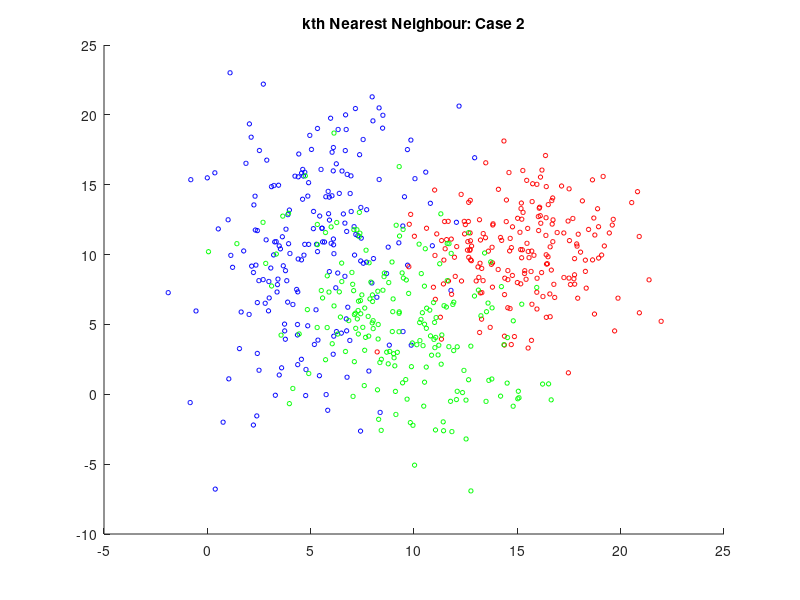

MATLAB code to generate this figure: (Note: this script raises an error after producing the figure.)
clear all;
close all;

MU1 = [5 10];
SIGMA1 = [8 4; 4 40];
MU2 = [15 10];
SIGMA2 = [8 0; 0 8];
MU3 = [10 5];
SIGMA3 = [10 -5; -5 20];
X1 = mvnrnd(MU1,SIGMA1,200);
X2 = mvnrnd(MU2,SIGMA2,200);
X3 = mvnrnd(MU3, SIGMA3, 200);

SIGMA1 = cov(X1);
SIGMA2 = cov(X2);
SIGMA3 = cov(X3);

range1 = [-5:0.1:20]
range2 = [-5:0.1:20]

figure;
title('kth Nearest Neighbour: Case 2');
hold on;

scatter(X1(:,1), X1(:,2), 10, 'b');
scatter(X2(:,1), X2(:,2), 10, 'r');
scatter(X3(:,1), X3(:,2), 10, 'g');

[c_vectors, c_values] = eigs(SIGMA1);
[d_vectors, d_values] = eigs(SIGMA2);
[e_vectors, e_values] = eigs(SIGMA3);

kNN_1 = kNN_FS(range1, range2, 1, X1, X2, X3);
kNN_5 = kNN_FS(range1, range2, 5, X1, X2, X3);
contour(range1, range2, kNN_1', 2, 'r');
contour(range1, range2, kNN_5', 2, 'b');
legend('Class C', 'Class D', 'Class E', 'k = 1', 'k = 5');
hold on;

c_theta = atan2(c_vectors(2,1), c_vectors(1,1));
plot_ellipse(MU1(1), MU1(2), c_theta, sqrt(c_values(1,1)), sqrt(c_values(2,2)));

d_theta = atan2(d_vectors(2,1), d_vectors(1,1));
plot_ellipse(MU2(1), MU2(2), d_theta, sqrt(d_values(1,1)),sqrt(d_values(2,2)));

e_theta = atan2(e_vectors(2,1), e_vectors(1,1));
plot_ellipse(MU3(1), MU3(2), e_theta, sqrt(e_values(1,1)),sqrt(e_values(2,2)));

case2_classes = {X1, X2, X3};
confusion_1 = zeros(size(case2_classes, 2));
confusion_2 = zeros(size(case2_classes, 2));

for i=1:size(case2_classes, 2)
    current_class = cell2mat(case2_classes(i));
    for j=1:size(current_class, 1)

       predicted_1 = kNN_FS(current_class(j,1), current_class(j,2), 1, X1, X2, X3);
       predicted_2 = kNN_FS(current_class(j,1), current_class(j,2), 5, X1, X2, X3);
       confusion_1(i,predicted_1) = confusion_1(i,predicted_1) + 1;
       confusion_2(i,predicted_2) = confusion_2(i,predicted_2) + 1;
    end
end 

confusion_1
confusion_2

error_1 = (sum(confusion_1(:)) - trace(confusion_1)) / sum(confusion_1(:))
error_2 = (sum(confusion_2(:)) - trace(confusion_2)) / sum(confusion_2(:))